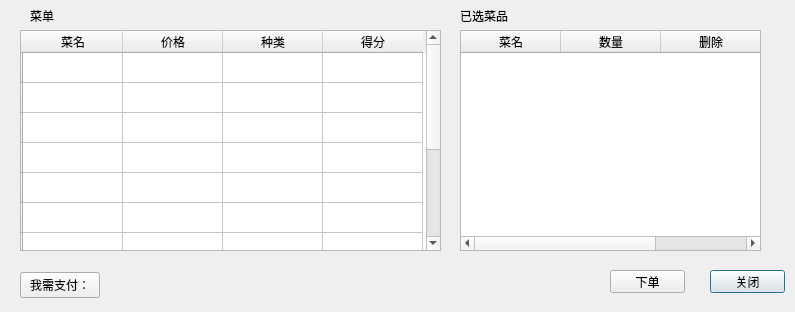
<?xml version="1.0" encoding="UTF-8"?>
<ui version="4.0">
 <class>ui_choose_dish</class>
 <widget class="QDialog" name="ui_choose_dish">
  <property name="geometry">
   <rect>
    <x>0</x>
    <y>0</y>
    <width>795</width>
    <height>312</height>
   </rect>
  </property>
  <property name="windowTitle">
   <string>Dialog</string>
  </property>
  <widget class="QPushButton" name="pushButton">
   <property name="geometry">
    <rect>
     <x>710</x>
     <y>270</y>
     <width>75</width>
     <height>23</height>
    </rect>
   </property>
   <property name="text">
    <string>关闭</string>
   </property>
  </widget>
  <widget class="QPushButton" name="pushButton_2">
   <property name="geometry">
    <rect>
     <x>610</x>
     <y>270</y>
     <width>75</width>
     <height>23</height>
    </rect>
   </property>
   <property name="text">
    <string>下单</string>
   </property>
  </widget>
  <widget class="QTableWidget" name="tableWidget">
   <property name="geometry">
    <rect>
     <x>20</x>
     <y>30</y>
     <width>421</width>
     <height>221</height>
    </rect>
   </property>
   <row>
    <property name="text">
     <string/>
    </property>
   </row>
   <row>
    <property name="text">
     <string/>
    </property>
   </row>
   <row>
    <property name="text">
     <string/>
    </property>
   </row>
   <row>
    <property name="text">
     <string/>
    </property>
   </row>
   <row>
    <property name="text">
     <string/>
    </property>
   </row>
   <row>
    <property name="text">
     <string/>
    </property>
   </row>
   <row>
    <property name="text">
     <string/>
    </property>
   </row>
   <row>
    <property name="text">
     <string/>
    </property>
   </row>
   <row>
    <property name="text">
     <string/>
    </property>
   </row>
   <row>
    <property name="text">
     <string/>
    </property>
   </row>
   <row>
    <property name="text">
     <string/>
    </property>
   </row>
   <column>
    <property name="text">
     <string>菜名</string>
    </property>
   </column>
   <column>
    <property name="text">
     <string>价格</string>
    </property>
   </column>
   <column>
    <property name="text">
     <string>种类</string>
    </property>
   </column>
   <column>
    <property name="text">
     <string>得分</string>
    </property>
   </column>
  </widget>
  <widget class="QTableWidget" name="tableWidget_2">
   <property name="geometry">
    <rect>
     <x>460</x>
     <y>30</y>
     <width>301</width>
     <height>221</height>
    </rect>
   </property>
   <column>
    <property name="text">
     <string>菜名</string>
    </property>
   </column>
   <column>
    <property name="text">
     <string>数量</string>
    </property>
   </column>
   <column>
    <property name="text">
     <string>删除</string>
    </property>
   </column>
  </widget>
  <widget class="QLabel" name="label">
   <property name="geometry">
    <rect>
     <x>30</x>
     <y>10</y>
     <width>54</width>
     <height>12</height>
    </rect>
   </property>
   <property name="text">
    <string>菜单</string>
   </property>
  </widget>
  <widget class="QLabel" name="label_2">
   <property name="geometry">
    <rect>
     <x>460</x>
     <y>10</y>
     <width>54</width>
     <height>12</height>
    </rect>
   </property>
   <property name="text">
    <string>已选菜品</string>
   </property>
  </widget>
  <widget class="QWidget" name="horizontalLayoutWidget">
   <property name="geometry">
    <rect>
     <x>20</x>
     <y>270</y>
     <width>160</width>
     <height>31</height>
    </rect>
   </property>
   <layout class="QHBoxLayout" name="horizontalLayout">
    <item>
     <widget class="QPushButton" name="pushButton_4">
      <property name="text">
       <string>我需支付：</string>
      </property>
     </widget>
    </item>
    <item>
     <widget class="QLabel" name="label_3">
      <property name="styleSheet">
       <string notr="true">font: 11pt &quot;等线&quot;;</string>
      </property>
      <property name="text">
       <string/>
      </property>
     </widget>
    </item>
   </layout>
  </widget>
 </widget>
 <resources/>
 <connections/>
</ui>
